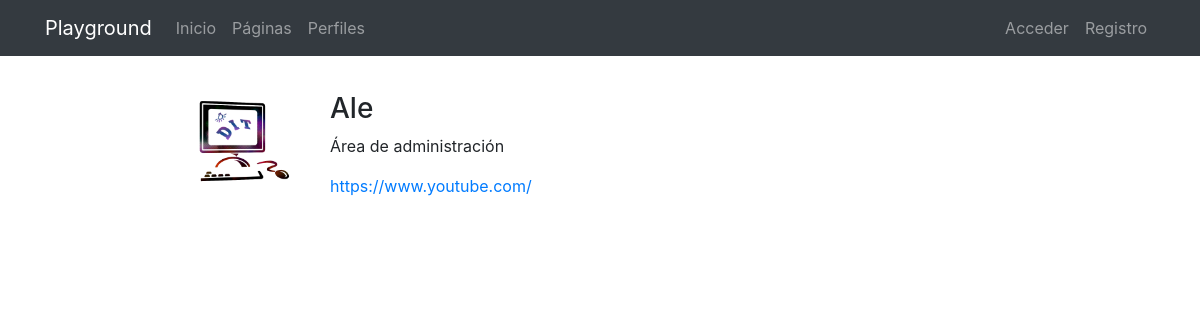
The page /profiles/Ale/ on the database its author committed.
### registration/models.py (models this page shows)
class Profile(models.Model):
    user = models.OneToOneField(User, on_delete=models.CASCADE)
    avatar = models.ImageField(upload_to=custom_upload_to, null=True, blank=True)
    bio = models.TextField(null=True, blank=True)
    link = models.URLField(max_length=200, null=True, blank=True)
    class Meta:
        ordering = ['user__username']

### profiles/views.py (the view)
# urls.py: path('<username>/', ProfileDetailView.as_view(), name='detail'),
class ProfileDetailView(DetailView):
    model = Profile
    template_name = 'profiles/profile_detail.html'
    def get_object(self):
        return get_object_or_404(Profile, user__username=self.kwargs['username'])

### profiles/templates/profiles/profile_detail.html (shortened to what this page needs)
{% extends 'core/base.html' %}
{% load static %}
{% block content %}
<main role="main">
  <div class="container">
    <div class="row mt-3">
      <div class="col-md-9 mx-auto mb-5">
        <form action="" method="post" enctype="multipart/form-data">{% csrf_token %}
          <div class="row">
            <div class="col-md-2">
              {% if profile.avatar %}
                <img src="{{profile.avatar.url}}" class="img-fluid">
              {% else %}
                <img src="{% static 'registration/img/no-avatar.jpg' %}" class="img-fluid">
              {% endif %}
            </div>
            <div class="col-md-10">
              <h3>{{profile.user}}</h3>
              {% if profile.bio %}<p>{{profile.bio}}</p>{% endif %}
              {% if profile.link %}<p><a href="{{profile.link}}" target="_blank">{{profile.link}}</a></p>{% endif %}
            </div>
          </div>
        </form>
      </div>
    </div>
  </div>
</main>
{% endblock %}

### core/static/core/css/main.css (style rules this page uses)
main { padding-top: 20px; }
:root { --jumbotron-padding-y: 3rem; }

### rows shown on the page
Profile: avatar (picture), user "Ale", bio "Área de administración", link "https://www.youtube.com/"
